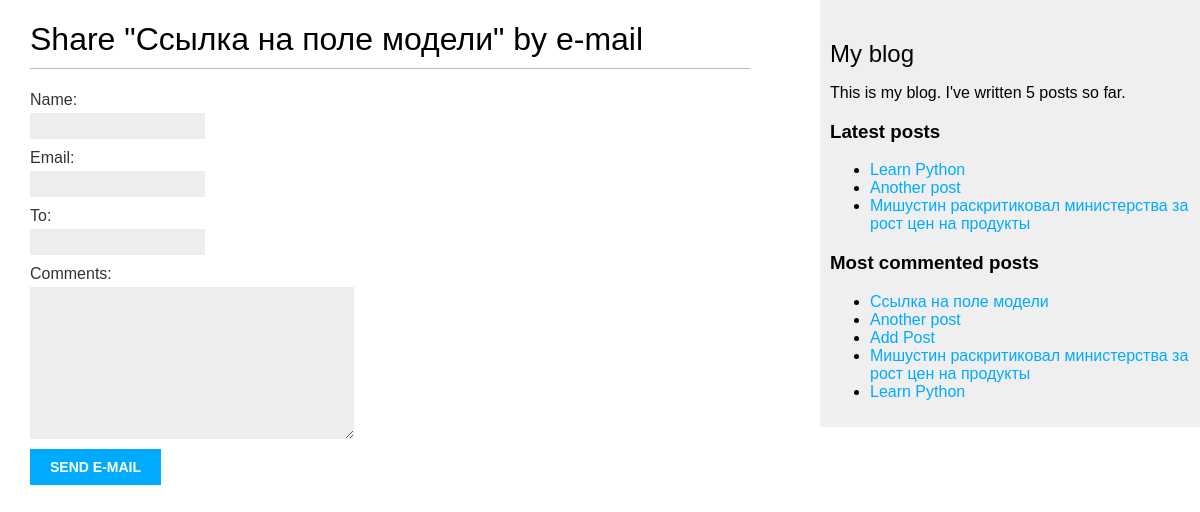
/blog/1/share/, run on an earlier commit of the app's database.
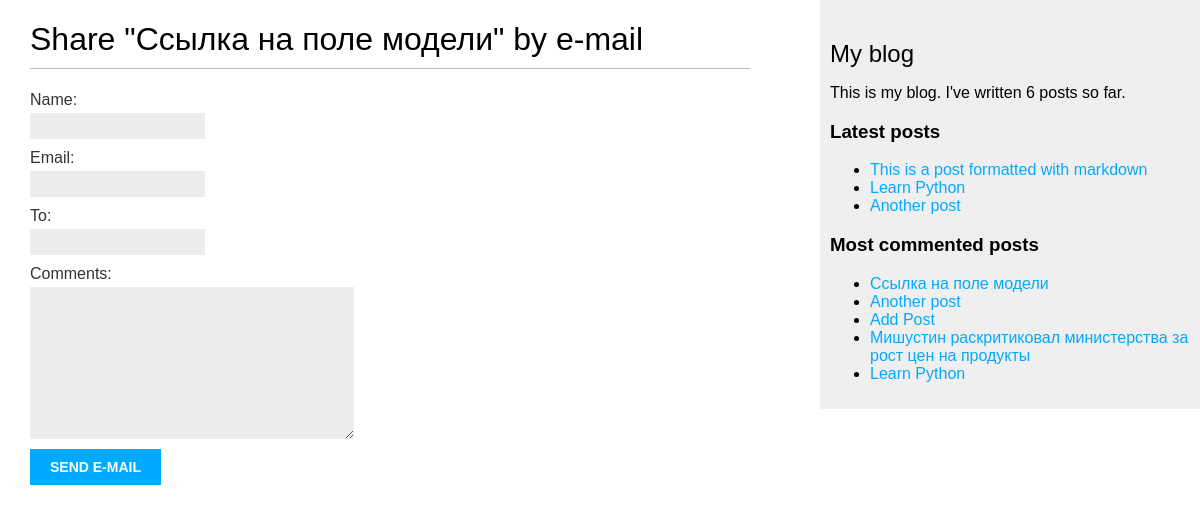
And on a later commit of the database.
### blog/models.py (models this page shows, shortened)
class Post(models.Model):
    STATUS_CHOICES = (
        ('draft', 'Draft'),
        ('published', 'Published'),
    )
    title = models.CharField(max_length=250)
    slug = models.SlugField(max_length=250, unique_for_date='publish')
    author = models.ForeignKey(
        User, on_delete=models.CASCADE, related_name='blog_posts'
        )
    body = models.TextField()
    publish = models.DateTimeField(default=timezone.now)
    created = models.DateTimeField(auto_now_add=True)
    updated = models.DateTimeField(auto_now=True)
    status = models.CharField(
        max_length=10, choices=STATUS_CHOICES, default='draft'
        )
    objects = models.Manager() # Менеджер по умолчанию.
    published = PublishedManager() # Наш новый менеджер.
    tags = TaggableManager()
    def get_absolute_url(self):
        return reverse(
            'blog:post_detail', args=[self.publish.year,
            self.publish.month, self.publish.day, self.slug]
            )
    class Meta:
        verbose_name_plural = 'Посты'
        verbose_name = 'Пост'
        ordering = ('-publish',)

### blog/views.py (the view)
# urls.py: path('<int:post_id>/share/', views.post_share, name='post_share'),
def post_share(request, post_id):
    post = get_object_or_404(Post, id=post_id, status='published')
    sent = False
    if request.method == 'POST':
        form = EmailPostForm(request.POST)
        if form.is_valid():
            cd = form.cleaned_data  #  Если форма валидна, мы получаем
            post_url = request.build_absolute_uri(post.get_absolute_url())
            subject = '{} ({}) recommends you reading "{}"'.format(cd['name'], cd['email'], post.title)
            message = 'Read "{}" at {}\n\n{}\'s comments: {}'.format(post.title, post_url, cd['name'], cd['comments'])
            send_mail(subject, message, 'admin@myblog.com', [cd['to']])
            sent = True
    else:
        form = EmailPostForm()
    return render(request, 'blog/post/share.html', {'post': post, 'form': form, 'sent': sent})

### blog/forms.py
class EmailPostForm(forms.Form):
    name = forms.CharField(max_length=25)
    email = forms.EmailField()
    to = forms.EmailField()
    comments = forms.CharField(required=False, widget=forms.Textarea)

### blog/models.py (called while the page is built)
    def get_queryset(self):
        return super().get_queryset().filter(status='published')

### blog/templatetags/blog_tags.py (called while the page is built)
@register.simple_tag  # декоратор для регистрации нового тега
def total_posts():
    return Post.published.count()

@register.inclusion_tag('blog/post/latest_posts.html')
def show_latest_posts(count=5):
    latest_posts = Post.published.order_by('-publish')[:count]
    return {'latest_posts': latest_posts}

@register.simple_tag
def get_most_commented_posts(count=5):
    return Post.published.annotate(
        total_comments=Count('comments')
        ).order_by('-total_comments')[:count]

### blog/templates/blog/post/share.html (shortened to what this page needs)
{% extends "blog/base.html" %}
{% block content %}
  {% if sent %}
    <h1>E-mail successfully sent</h1>
    <p>"{{ post.title }}" was successfully sent to {{ form.cleaned_data.to }}.</p>
  {% else %}
    <h1>Share "{{ post.title }}" by e-mail</h1>
    <form action="." method="post">
      {{ form.as_p }}
      <input type="submit" value="Send e-mail">
    </form>
  {% endif %}
{% endblock %}

### blog/templates/blog/base.html (shortened to what this page needs)
{% load blog_tags %}
{% load static %}
<!DOCTYPE html>
<html>
<head>
  <link href="{% static 'css/blog.css' %}" rel="stylesheet">
</head>
<body>
  <div id="content">
    {% block content %}{% endblock %}
  </div>
  <div id="sidebar">
    <h2>My blog</h2>
    <p>This is my blog. I've written {% total_posts %} posts so far.</p>
    <h3>Latest posts</h3>
    {% show_latest_posts 3 %}
    <h3>Most commented posts</h3>
    {% get_most_commented_posts as most_commented_posts %}
    <ul>
      {% for post in most_commented_posts %}
        <li><a href="{{ post.get_absolute_url }}">{{ post.title }}</a></li>
      {% endfor %}
    </ul>
  </div>
</body>
</html>

### blog/templates/blog/post/latest_posts.html
<ul>
  {% for post in latest_posts %}
    <li>
      <a href="{{ post.get_absolute_url }}">{{ post.title }}</a>
    </li>
  {% endfor %}
</ul>

What changed in the data, as far as the page shows it:
no longer on one of the page's lists (row unchanged): Post: title "Мишустин раскритиковал министерства за рост цен на продукты"
added Post: title "This is a post formatted with markdown", shown under "Latest posts"
Also different on the page:
text no longer shown: "5"
text now shown: "6"
